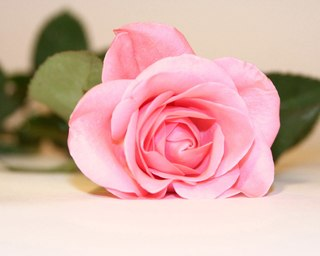
//> input picture image/1.jpg, 320 x 256 px
$ ./main   (built with g++ and OpenCV 4)
//> lines starting //> are read from the running program, lines starting //| are printed output that depends on the picture
#include<iostream>
#include<opencv2/imgproc/imgproc.hpp>
#include<opencv2/highgui/highgui.hpp>

using namespace std;
using namespace cv;

// [12 lines left out: function reflect, not called in this run]

int circular(int M, int x)
{
    if (x<0)
        return x+M;
    if(x >= M)
        return x-M;
    return x;
}


// [34 lines left out: functions noBorderProcessing, refletedIndexing, not called in this run]

void circularIndexing(Mat src, Mat dst, float Kernel[][3])
{
    float sum, x1, y1;
    for(int y = 0; y < src.rows; y++){
        for(int x = 0; x < src.cols; x++){
            sum = 0.0;
            for(int k = -1;k <= 1; k++){
                for(int j = -1;j <= 1; j++ ){
                    x1 = circular(src.cols, x - j);
                    y1 = circular(src.rows, y - k);
                    sum = sum + Kernel[j+1][k+1]*src.at<uchar>(y1,x1);
                }
            }
            dst.at<uchar>(y,x) = sum;
        }
    }
}

int main()
{

    Mat src, dst;


    /// Load an image
    src = imread("/home/beka/image/1.jpg", CV_LOAD_IMAGE_GRAYSCALE);
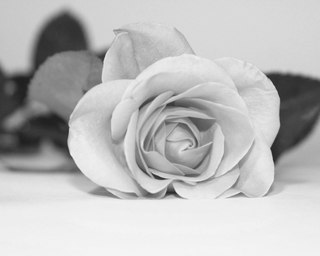
//> src: 256 rows x 320 cols, CV_8UC1; min 30, max 247, mean 188.6

    if( !src.data )
    { return -1; }


    float Kernel[3][3] = {
            {1, 0, -1},
            {0, 0, 0},
            {1, 0, 1}
    };

    dst = src.clone();
    for(int y = 0; y < src.rows; y++)
        for(int x = 0; x < src.cols; x++)
            dst.at<uchar>(y,x) = 0.0;
//> dst: 256 rows x 320 cols, CV_8UC1; every value is 0

    circularIndexing(src, dst, Kernel);
//> the loop in circularIndexing, `for(int y = 0; y < src.rows; y++)` made 256 passes
//> (sum, y1) on passes 1 to 3: (412, 255), (423, 0), (424, 1)
//> after the loop in circularIndexing, `for(int y = 0; y < src.rows; y++)`:
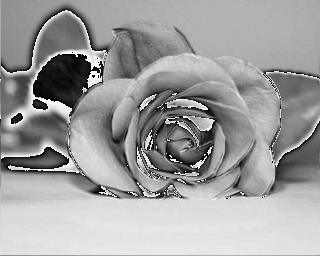
//> dst: 256 rows x 320 cols, CV_8UC1; min 0, max 255, mean 159
//> after the loop in circularIndexing, `for(int y = 0; y < src.rows; y++)`: sum = 411; x1 = 318; y1 = 254


    namedWindow("resultat");
    imshow("resultat", dst);

    namedWindow("resultat");
    imshow("picture", src);

    waitKey();


    return 0;
}
